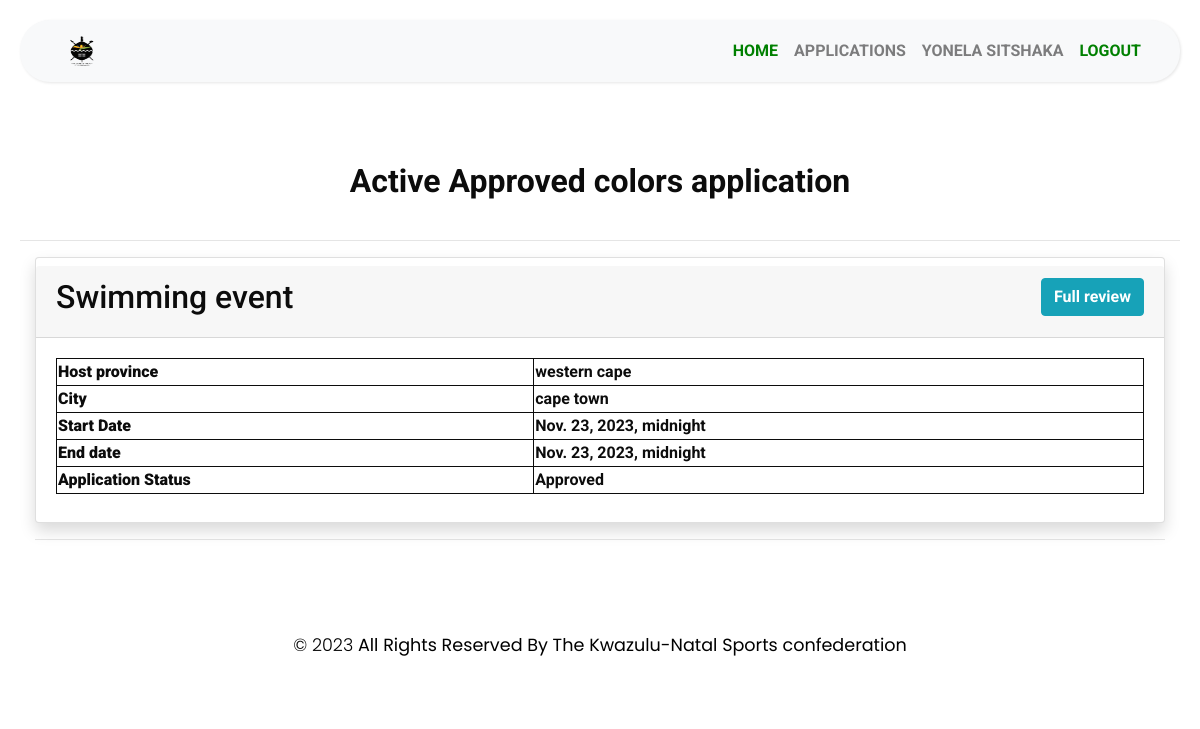
Screenshot of /my_applications (signed in) with the database file from the repository.
### MyApp/models.py (models this page shows)
class Application(models.Model):
    ApplicationId = models.AutoField(primary_key=True)
    user = models.ForeignKey(User,blank=True,null=True,on_delete=models.CASCADE)
    FederationPersonel = models.ForeignKey(FederationPersonel,blank=True,null=True,on_delete=models.CASCADE)
    EventName = models.CharField(max_length=255)
    StartDate = models.DateTimeField(max_length=255)
    EndDate = models.DateTimeField(max_length=255)
    HostCity = models.CharField(max_length=255)
    HostProvince =models.CharField(max_length=255)
    ReportSubmitAgreement = models.BooleanField(default=False)
    NumberOfTeam = models.IntegerField()
    MethodOfSelection = models.CharField(max_length=255)
    SelectionApprovedDate = models.DateField(max_length=255)
    TravelDateTime = models.DateTimeField(max_length=255)
    ModeOfTravel = models.CharField(max_length=255)
    CodeOfConductAcceped = models.BooleanField(default=False)
    RegulationsInterestDeclaration  = models.CharField(max_length=300, default='NotProvided')
    RegulationsInterestDeclaration  = models.CharField(max_length=300, default='NotProvided')
    SelectionCriteriaProtocols = models.CharField(max_length=300, default='NotProvided')
    GeneralRegulationSelectionProcedure  =models.CharField(max_length=300, default='NotProvided')
    DocumentationOfSelectionSubmitted = models.CharField(max_length=300, default='NotProvided')
    TeamOfficialDuties = models.CharField(max_length=300, default='NotProvided')
    AcceptanceOfTeamAppointment = models.CharField(max_length=300, default='NotProvided')
    HighPerformancePlan = models.CharField(max_length=300, default='NotProvided')
    EventInvitation  = models.CharField(max_length=300, default='NotProvided')
    ApplicationDate  = models.DateTimeField(default=datetime.now())
    Step = models.CharField(max_length=255, default='start')
    ApplicationStatus = models.CharField(max_length=255, default='Oncreate')
    isHistory = models.BooleanField(default=False)
    DateCreated = models.DateTimeField(default=datetime.now())
    DeclineReason = models.TextField(blank=True, null=True)
    CancelReason = models.TextField(blank=True, null=True)
    ApparelLetters = models.CharField(max_length=300, blank=True, null=True)

### MyApp/views.py (the view)
# urls.py: path('my_applications', views.my_applications, name="my_applications"),
@login_required
def my_applications(request):
    user = request.user
    try:
        ActiveApplication = get_object_or_404(Application, user = user, ApplicationStatus = "Pending")
    except:
        try:
            ActiveApplication = get_object_or_404(Application, user = user, ApplicationStatus =    "Approved")
        except:
            try:
                ActiveApplication = get_object_or_404(Application, user = user, ApplicationStatus = "Active")
            except:
                ActiveApplication = None
                pass
    historyApplications  = []
    myApplications =  Application.objects.filter(user = user)
    for application in myApplications:
        if application.ApplicationStatus != "Pending"  or application.ApplicationStatus != "Approved":
            if application.isHistory:
                historyApplications.append(application)
    numApplicants = Represantative.objects.filter(application = ActiveApplication).count()
    numOfficials = TeamOfficial.objects.filter(application = ActiveApplication).count()
    numCommitee = CommitteeMember.objects.filter(application = ActiveApplication).count()
    infrmationOBJ = {
        "ActiveApplication":ActiveApplication,
        "numOfficials":numOfficials,
        "numApplicants":numApplicants,
        "numCommitee": numCommitee,
        "historyApplications":historyApplications,
    }
    return render(request, "MyApp/my_applications.html", infrmationOBJ)

### MyApp/templates/MyApp/my_applications.html (shortened to what this page needs)
{% extends "MyApp/base.html" %}
{% block content %}
    {% load static %}
    {% if ActiveApplication %}
        <div style="padding:1rem; display:flex;justify-content:center; font-size:25px">
            <h2><b>Active {{ActiveApplication.ApplicationStatus}} colors application</b></h2>
        </div>
        <hr/>
        <div class="container">
            <div>
                <div class=" " style="width:100%">
                    <div class="card border-left-primary shadow h-100 py-2">
                        <div class="card-header" style="display:flex; justify-content:space-between">
                            <div>
                                <h2>
                                    {{ActiveApplication.EventName}}
                                </h2>
                            </div>
                            <div>
                                <a href="{% url 'Application_review' applicationId=ActiveApplication.ApplicationId %}" class="btn btn-info">
                                   <b>
                                        Full review
                                   </b>
                                </a>
                            </div>
                        </div>
                        <div class="card-body">
                            <div class="no-gutters align-items-center">
                                <div class="col mr-2" style="">
                                    <div class=" font-weight-bold" >
                                        <table class="" >
                                            <tr>
                                                <td>
                                                    <b>Host province</b>
                                                </td>
                                                <td>
                                                    {{ActiveApplication.HostProvince}}
                                                </td>
                                            </tr>
                                            <tr >
                                                <td>
                                                    <b>City</b>
                                                </td>
                                                <td>
                                                    {{ActiveApplication.HostCity}}
                                                </td>
                                            </tr>
                                            <tr >
                                                <td>
                                                    <b>Start Date</b>
                                                </td>
                                                <td>
                                                    {{ActiveApplication.StartDate}}
                                                </td>
                                            </tr>
                                            <tr >
                                                <td>
                                                    <b>End date</b>
                                                </td>
                                                <td>
                                                    {{ActiveApplication.EndDate}}
                                                </td>
                                            </tr>
                                            <tr >
                                                <td>
                                                    <b>Application Status</b>
                                                </td>
                                                <td>
                                                    {{ActiveApplication.ApplicationStatus}}
                                                </td>
                                            </tr>
                                        </table>
                                    </div>
                                </div>
                            </div>
                        </div>
                    </div>
                </div>
            </div>
                <hr/>
        </div>
    {% else %}
        <div class="text-center text-warning">
            <h3><b>You do not have any active application</b></h3><br/>
            <p style="font-size:20px"><b>You may add a new application <a href="{%  url 'CreateApplication'  %}"> here</a></p>
        </div>
    {% endif %}
{% endblock %}

### MyApp/templates/MyApp/base.html (shortened to what this page needs)
<!DOCTYPE html>
<html>
<head>
    {%load static %}
    <link rel="stylesheet" href="{% static 'manageProfile/Profile.css' %}">
    <link rel="stylesheet" href="https://stackpath.bootstrapcdn.com/bootstrap/4.1.0/css/bootstrap.min.css">
    <link rel="stylesheet" href="{% static 'manageProfile/css/style5.css' %}">
    <link rel="stylesheet" href="{% static 'manageProfile/css/style.css' %}">
    <link rel="stylesheet" href="{% static 'manageProfile/css1/style.css' %}">
<link rel="stylesheet" type="text/css" href="{% static 'manageProfile/css1/bootstrap.css' %}" />
  <link rel="stylesheet" href="{% static 'manageProfile/css1/nice-select.min.css' %}">
  <link rel="stylesheet" type="text/css" href="https://cdnjs.cloudflare.com/ajax/libs/OwlCarousel2/2.3.4/assets/owl.carousel.min.css" />
  <link href="{% static 'manageProfile/css1/font-awesome.min.css' %}" rel="stylesheet" />
  <link href="{% static 'manageProfile/css1/style.css' %}" rel="stylesheet" />
  <link href="{% static 'manageProfile/css1/responsive.css' %}" rel="stylesheet" />
</head>
<body>
    <div class="wrapper" >
        <div id="content">
            <nav class="navbar navbar-expand-lg navbar-light bg-light" style="border-radius:30px">
                <div class="container-fluid" style="color: black;">
                    <a class="nav-link" href="{% url 'home' %}" style="color: green;"> <img style="width:inherit;width:30px;border-radius:12px;height:30px " src="{% static 'manageProfile/images/kzn-sports-confederation-logo.png' %}" class="thumbnail"/></a>
                    <div class="collapse navbar-collapse" id="navbarSupportedContent">
                      <ul class="nav navbar-nav ml-auto"style="color: azure;">
                            {% if user.is_authenticated %}
                                <li class="nav-item text-uppercase font-weight-bold">
                                    <a style="color: green;" class="nav-link"  href="{% url 'home' %}">Home</a>
                                </li>
                                {% if user.is_superuser %}
                                    {% comment %} <li class="nav-item">
                                        <a style="color: black;" class="nav-link" href="#"> Supper User State</a>
                                    </li> {% endcomment %}
                                    <li class="nav-item text-uppercase font-weight-bold">
                                        <a href="{% url 'Applications' %}" style="color: green;" class="nav-link" href="">Applications</a>
                                    </li>
                                {% else %}
                                    <li class="nav-item text-uppercase font-weight-bold">
                                        <a class="nav-link" href="{%   url 'my_applications' %}" >Applications</a>
                                    </li>
                                {% endif %}
                                <li class="nav-item text-uppercase font-weight-bold">
                                    <a class="nav-link" href="{% url 'account' %}">{{user.first_name}} {{user.last_name}}</a>
                                </li>
                                <li class="nav-item text-uppercase font-weight-bold">
                                    <a style="color: green;" class="nav-link" href="{% url 'logoutuser' %}">logout</a>
                                </li>
                            {% endif %}
                        </ul>
                    </div>
                </div>
            </nav>
            <br>
            {% block content %}
            {% endblock %}
            <br>
            <footer class="footer_section" style="height:auto;margin-bottom:0px;width: 100%; margin-top: 10px;border-radius:30px">
                <div class="container" style="margin-bottom:0px;padding:1rem">
                    <center>
                        <b class="text-center">
                            <p style="color:black;">
                                &copy; <span id="displayYear"></span><b> All Rights Reserved By The</b>
                                <a href="#"><b>Kwazulu-Natal Sports confederation</b></a>
                            </p>
                        </b>
                    </center>
                </div>
            </footer>
        </div>
    </div>
</body>
</html>

### MyApp/static/manageProfile/css/style5.css (style rules this page uses)
body { font-family: 'Poppins', sans-serif; background: #fafafa; }
p { font-family: 'Poppins', sans-serif; font-size: 1.1em; font-weight: 300; line-height: 1.7em; color: #999; }
a, a:hover, a:focus { color: inherit; text-decoration: none; transition: all 0.3s; }
.navbar { padding: 15px 10px; background: #fff; border: none; border-radius: 0; margin-bottom: 40px; box-shadow: 1px 1px 3px rgba(0, 0, 0, 0.1); }
.wrapper { display: flex; width: 100%; align-items: stretch; perspective: 1500px; }
#content { width: 100%; padding: 20px; min-height: 100vh; transition: all 0.3s; }

### MyApp/static/manageProfile/css1/style.css (style rules this page uses)
body { font-family: "Roboto", sans-serif; color: #0c0c0c; background-color: #ffffff; overflow-x: hidden; }
a, a:hover, a:focus { text-decoration: none; }
.btn, .btn:focus { outline: none !important; -webkit-box-shadow: none; box-shadow: none; }
.footer_section { position: relative; background-color: #ffffff; text-align: center; }
.footer_section p { color: #155263; padding: 25px 0; margin: 0; }
.footer_section p a { color: inherit; }

### MyApp/static/manageProfile/css1/responsive.css (style rules this page uses)
@media (min-width: 1200px) { .container { max-width: 1170px; } }

### MyApp/templates/MyApp/my_applications.html (style rules this page uses)
table { border:solid 1px; width:100% }
tr { border:solid 1px }
td { border:solid 1px }

### rows the page displays
Application: ApplicationStatus "Approved", EventName "Swimming event", HostProvince "western cape", HostCity "cape town", StartDate "Nov. 23, 2023, midnight", EndDate "Nov. 23, 2023, midnight"

### other values shown
{{ user.first_name }} "YONELA"
{{ user.last_name }} "SITSHAKA"
